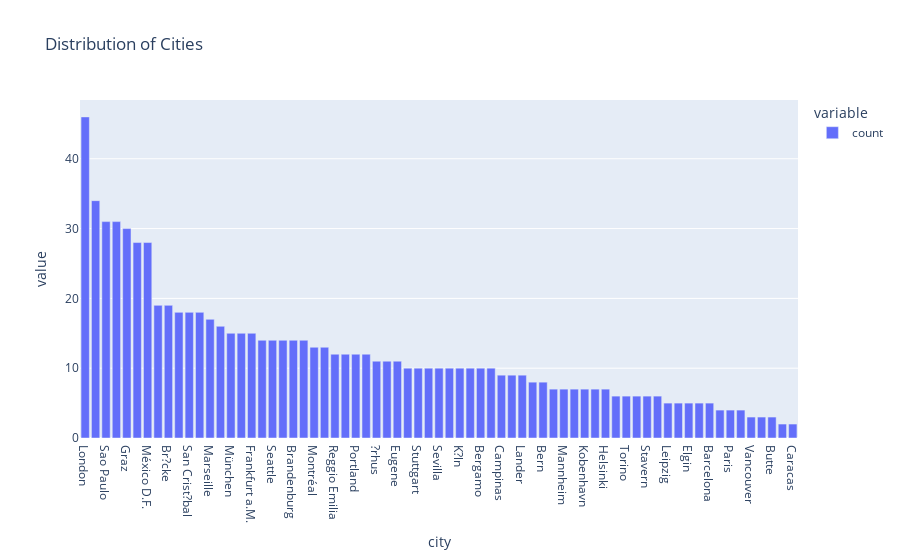

The cell this chart's notebook holds for it:
### Markdown cell above
**3-Using Ploty Library:**

### Code cell
px.bar(data_frame=city_chart, title="Distribution of Cities")

### Figure 1 — Plotly figure (JSON) as saved in the notebook; plotly's stock layout.template omitted (floating-point values rounded to 4 significant figures)
{"data": [{"alignmentgroup": "True", "hovertemplate": "variable=count<br>city=%{x}<br>value=%{y}<extra></extra>", "legendgroup": "count", "marker": {"color": "#636efa", "pattern": {"shape": ""}}, "name": "count", "offsetgroup": "count", "orientation": "v", "showlegend": true, "textposition": "auto", "type": "bar", "x": ["London", "Rio de Janeiro", "Sao Paulo", "Boise", "Graz", "Cunewalde", "México D.F.", "Cork", "Br?cke", "Albuquerque", "San Crist?bal", "Lule?", "Marseille", "Buenos Aires", "München", "Oulu", "Frankfurt a.M.", "Tsawassen", "Seattle", "Toulouse", "Brandenburg", "Barquisimeto", "Montréal", "Lisboa", "Reggio Emilia", "I. de Margarita", "Portland", "Charleroi", "?rhus", "Strasbourg", "Eugene", "Lyon", "Stuttgart", "Cowes", "Sevilla", "Salzburg", "K?ln", "Anchorage", "Bergamo", "Genève", "Campinas", "Resende", "Lander", "Madrid", "Bern", "Warszawa", "Mannheim", "Nantes", "Kobenhavn", "Bruxelles", "Helsinki", "Berlin", "Torino", "Aachen", "Stavern", "Münster", "Leipzig", "Reims", "Elgin", "Lille", "Barcelona", "Versailles", "Paris", "San Francisco", "Vancouver", "Kirkland", "Butte", "Walla Walla", "Caracas"], "xaxis": "x", "y": [46, 34, 31, 31, 30, 28, 28, 19, 19, 18, 18, 18, 17, 16, 15, 15, 15, 14, 14, 14, 14, 14, 13, 13, 12, 12, 12, 12, 11, 11, 11, 10, 10, 10, 10, 10, 10, 10, 10, 10, 9, 9, 9, 8, 8, 7, 7, 7, 7, 7, 7, 6, 6, 6, 6, 6, 5, 5, 5, 5, 5, 4, 4, 4, 3, 3, 3, 2, 2], "yaxis": "y"}], "layout": {"barmode": "relative", "legend": {"title": {"text": "variable"}, "tracegroupgap": 0}, "title": {"text": "Distribution of Cities"}, "xaxis": {"anchor": "y", "domain": [0, 1], "title": {"text": "city"}}, "yaxis": {"anchor": "x", "domain": [0, 1], "title": {"text": "value"}}}}
